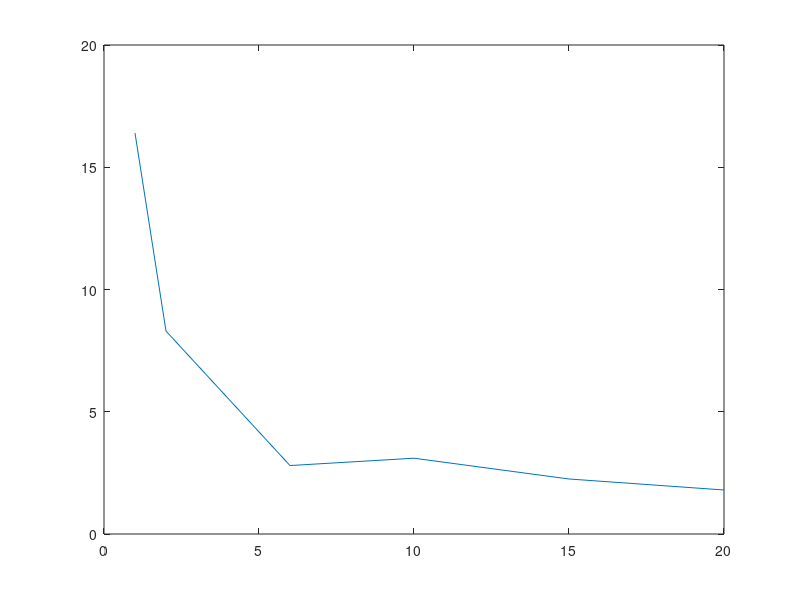

Source code (MATLAB):
x1 = [1, 2, 4, 6];
y1 = [4.71, 2.42, 1.22, 0.83];

x2 = [1, 2,6,10,15,20];
y2 = [16.4,8.3, 2.8, 3.1, 2.25, 1.8];

h = figure
plot(x2, y2)
pause(10)
savefig(h, 'save.fig')